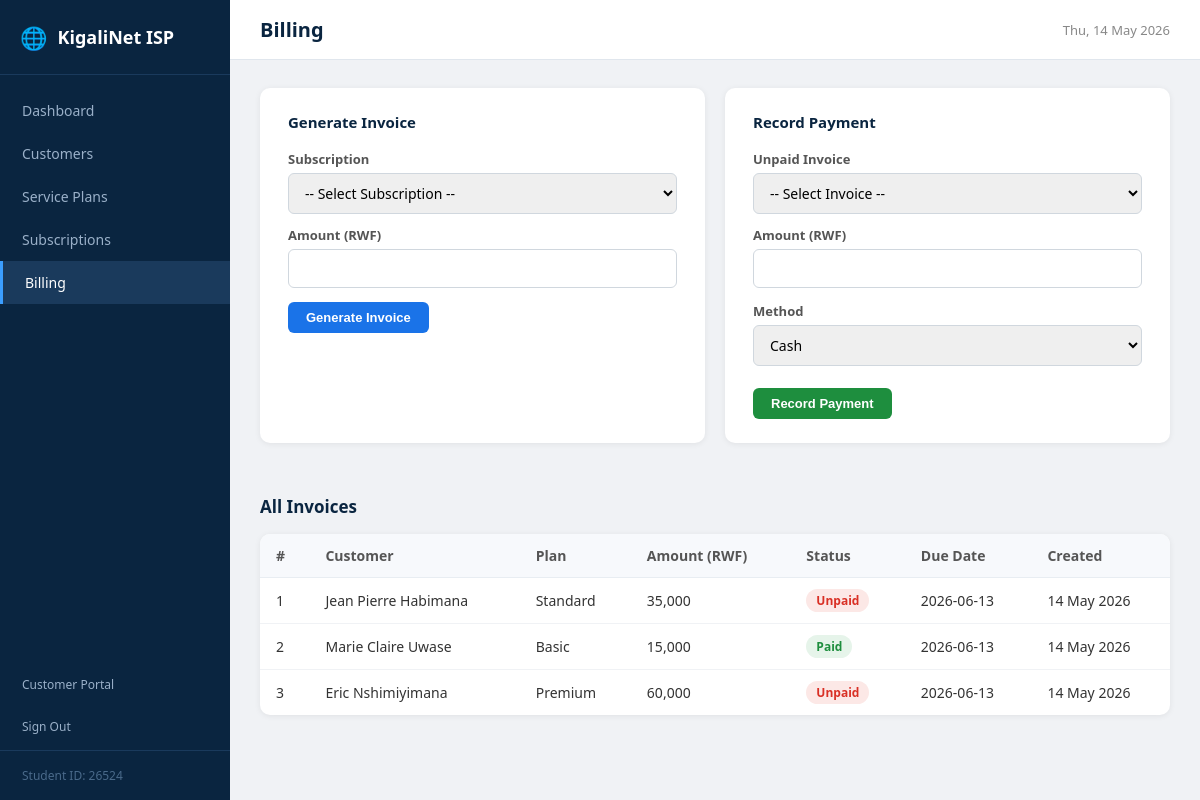
Page /public/index.php?page=billing (signed in) on the committed database.
### tables this page shows
CREATE TABLE IF NOT EXISTS invoices (
    id INT PRIMARY KEY AUTO_INCREMENT,
    subscription_id INT NOT NULL,
    amount DECIMAL(10,2) NOT NULL,
    status ENUM('Unpaid','Paid') DEFAULT 'Unpaid',
    due_date DATE NOT NULL,
    created_at TIMESTAMP DEFAULT CURRENT_TIMESTAMP,
    FOREIGN KEY (subscription_id) REFERENCES subscriptions(id) ON DELETE CASCADE
);

CREATE TABLE IF NOT EXISTS customers (
    id INT PRIMARY KEY AUTO_INCREMENT,
    name VARCHAR(100) NOT NULL,
    email VARCHAR(100) NOT NULL UNIQUE,
    phone VARCHAR(20),
    address TEXT,
    password VARCHAR(255) DEFAULT NULL,
    status ENUM('Active','Suspended','Inactive') DEFAULT 'Active',
    created_at TIMESTAMP DEFAULT CURRENT_TIMESTAMP
);

CREATE TABLE IF NOT EXISTS service_plans (
    id INT PRIMARY KEY AUTO_INCREMENT,
    name VARCHAR(80) NOT NULL,
    speed VARCHAR(30) NOT NULL,
    price DECIMAL(10,2) NOT NULL,
    description TEXT
);

### public/index.php (called while the page is built, shortened)
<?php
require_once __DIR__ . '/../config/database.php';
require_once __DIR__ . '/../app/models/Invoice.php';
require_once __DIR__ . '/../app/controllers/BillingController.php';
$invoiceModel      = new Invoice($conn);
$paymentModel      = new Payment($conn);
$billingCtrl      = new BillingController($invoiceModel, $paymentModel);
include __DIR__ . '/../app/views/layout.php';

### app/controllers/BillingController.php (called while the page is built, shortened)
<?php
class BillingController {
    private $invoice;
    public function __construct($invoiceModel, $paymentModel) {
        $this->invoice = $invoiceModel;
    }
    public function listInvoices() {
        return $this->invoice->getAll();
    }
}

### app/models/Invoice.php (called while the page is built, shortened)
<?php
class Invoice {
    private $conn;
    public function __construct($db) {
        $this->conn = $db;
    }
    public function getAll() {
        return $this->conn->query(
            "SELECT i.*, c.name AS customer_name, p.name AS plan_name
             FROM invoices i
             JOIN subscriptions s ON i.subscription_id = s.id
             JOIN customers c ON s.customer_id = c.id
             JOIN service_plans p ON s.plan_id = p.id
             ORDER BY i.created_at DESC"
        );
    }
}

### app/views/billing.php (the view, shortened to what this page needs)
<div class="section">
  <div style="display:grid;grid-template-columns:1fr 1fr;gap:20px;margin-bottom:24px">
    <div class="form-card">
      <h3>Generate Invoice</h3>
      <form method="POST" action="index.php?page=billing">
        <div class="form-group" style="margin-bottom:12px">
          <label>Subscription</label>
          <select name="subscription_id" required>
            <option value="">-- Select Subscription --</option>
          </select>
        </div>
        <div class="form-group" style="margin-bottom:14px">
          <label>Amount (RWF)</label>
          <input name="amount" type="number" step="500" required>
        </div>
        <button type="submit" class="btn btn-primary">Generate Invoice</button>
      </form>
    </div>
    <div class="form-card">
      <h3>Record Payment</h3>
      <form method="POST" action="index.php?page=billing&action=pay">
        <div class="form-group" style="margin-bottom:12px">
          <label>Unpaid Invoice</label>
          <select name="invoice_id" required>
            <option value="">-- Select Invoice --</option>
          </select>
        </div>
        <div class="form-row">
          <div class="form-group">
            <label>Amount (RWF)</label>
            <input name="amount" type="number" step="500" required>
          </div>
          <div class="form-group">
            <label>Method</label>
            <select name="method">
              <option>Cash</option><option>MoMo</option><option>Bank Transfer</option>
            </select>
          </div>
        </div>
        <button type="submit" class="btn btn-success" style="margin-top:8px">Record Payment</button>
      </form>
    </div>
  </div>
  <div class="section-header"><h2>All Invoices</h2></div>
  <div class="table-wrap">
    <table>
      <thead><tr><th>#</th><th>Customer</th><th>Plan</th><th>Amount (RWF)</th><th>Status</th><th>Due Date</th><th>Created</th></tr></thead>
      <tbody>
      <?php
        $invoices = $billingCtrl->listInvoices();
        $i = 1;
        while ($inv = $invoices->fetch_assoc()):
          $badge = strtolower($inv['status']);
      ?>
        <tr>
          <td><?= $i++ ?></td>
          <td><?= htmlspecialchars($inv['customer_name']) ?></td>
          <td><?= htmlspecialchars($inv['plan_name']) ?></td>
          <td><?= number_format($inv['amount']) ?></td>
          <td><span class="badge badge-<?= $badge ?>"><?= $inv['status'] ?></span></td>
          <td><?= $inv['due_date'] ?></td>
          <td><?= date('d M Y', strtotime($inv['created_at'])) ?></td>
        </tr>
      <?php endwhile; ?>
      </tbody>
    </table>
  </div>
</div>

### public/assets/css/style.css (style rules this page uses)
*, *::before, *::after { box-sizing: border-box; margin: 0; padding: 0; }
body { font-family: 'Segoe UI', Arial, sans-serif; background: #f0f2f5; color: #222; }
.section { padding: 0 30px; }
.section-header { display: flex; justify-content: space-between; align-items: center; margin-bottom: 16px; }
.section-header h2 { font-size: 17px; color: #0a2540; }
.table-wrap { background: #fff; border-radius: 10px; box-shadow: 0 1px 6px rgba(0,0,0,.07); overflow: auto; }
table { width: 100%; border-collapse: collapse; font-size: 14px; }
th { background: #f7f9fc; color: #555; font-weight: 600; padding: 12px 16px; text-align: left; border-bottom: 1px solid #e8edf2; }
td { padding: 11px 16px; border-bottom: 1px solid #f0f2f5; color: #333; }
tr:last-child td { border-bottom: none; }
.badge { display: inline-block; padding: 3px 10px; border-radius: 12px; font-size: 12px; font-weight: 600; }
.badge-unpaid { background: #fce8e6; color: #d93025; }
.badge-paid { background: #e6f4ea; color: #1e8e3e; }
.btn { display: inline-block; padding: 8px 18px; border-radius: 6px; font-size: 13px; font-weight: 600; cursor: pointer; text-decoration: none; border: none; transition: opacity .2s; }
.btn-primary { background: #1a73e8; color: #fff; }
.btn-success { background: #1e8e3e; color: #fff; }
.form-card { background: #fff; border-radius: 10px; padding: 24px 28px; box-shadow: 0 1px 6px rgba(0,0,0,.07); margin-bottom: 28px; }
.form-card h3 { font-size: 15px; color: #0a2540; margin-bottom: 18px; font-weight: 700; }
.form-row { display: grid; grid-template-columns: repeat(auto-fit, minmax(200px,1fr)); gap: 14px; margin-bottom: 14px; }
.form-group { display: flex; flex-direction: column; gap: 5px; }
.form-group label { font-size: 13px; color: #555; font-weight: 600; }
.form-group input, .form-group select, .form-group textarea { padding: 9px 12px; border: 1px solid #d0d7de; border-radius: 6px; font-size: 14px; font-family: inherit; outline: none; transition: border-color .2s; }

### rows in the picture
invoices: customers.name "Jean Pierre Habimana", service_plans.name "Standard", amount "35,000", status "Unpaid", due_date "2026-06-13", created_at "14 May 2026"
invoices: customers.name "Marie Claire Uwase", service_plans.name "Basic", amount "15,000", status "Paid", due_date "2026-06-13", created_at "14 May 2026"
invoices: customers.name "Eric Nshimiyimana", service_plans.name "Premium", amount "60,000", status "Unpaid", due_date "2026-06-13", created_at "14 May 2026"

### other values in the picture
$titles[$page] "Billing"
